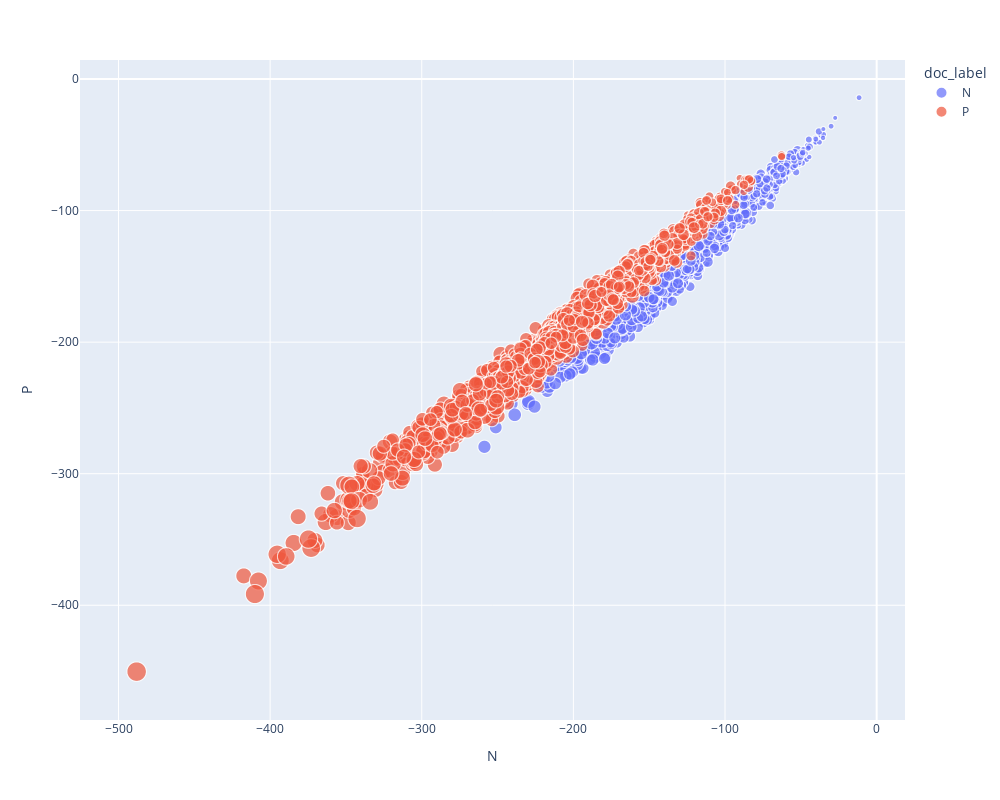

Write notebook code for a chart like this one.
### Code cell
px.scatter(X, 'N','P', color='doc_label', hover_name='points', size='doc_len',
           height=800, width=1000)

### Figure 1 — Plotly figure (JSON) as saved in the notebook; plotly's stock layout.template omitted (floating-point values rounded to 4 significant figures; data arrays with more than 128 entries replaced by an {"elided": "..."} marker saying what was removed)
{"data": [{"hovertemplate": "<b>%{hovertext}</b><br><br>doc_label=N<br>N=%{x}<br>P=%{y}<br>doc_len=%{marker.size}<extra></extra>", "hovertext": {"elided": "3162 int values"}, "legendgroup": "N", "marker": {"color": "#636efa", "size": {"elided": "3162 int values"}, "sizemode": "area", "sizeref": 1.91, "symbol": "circle"}, "mode": "markers", "name": "N", "showlegend": true, "type": "scattergl", "x": {"elided": "3162 float values"}, "xaxis": "x", "y": {"elided": "3162 float values"}, "yaxis": "y"}, {"hovertemplate": "<b>%{hovertext}</b><br><br>doc_label=P<br>N=%{x}<br>P=%{y}<br>doc_len=%{marker.size}<extra></extra>", "hovertext": {"elided": "2966 int values"}, "legendgroup": "P", "marker": {"color": "#EF553B", "size": {"elided": "2966 int values"}, "sizemode": "area", "sizeref": 1.91, "symbol": "circle"}, "mode": "markers", "name": "P", "showlegend": true, "type": "scattergl", "x": {"elided": "2966 float values"}, "xaxis": "x", "y": {"elided": "2966 float values"}, "yaxis": "y"}], "layout": {"height": 800, "legend": {"itemsizing": "constant", "title": {"text": "doc_label"}, "tracegroupgap": 0}, "margin": {"t": 60}, "width": 1000, "xaxis": {"anchor": "y", "autorange": true, "domain": [0, 1], "range": [-525.5, 18.71], "title": {"text": "N"}, "type": "linear"}, "yaxis": {"anchor": "x", "autorange": true, "domain": [0, 1], "range": [-487.2, 14.47], "title": {"text": "P"}, "type": "linear"}}}
